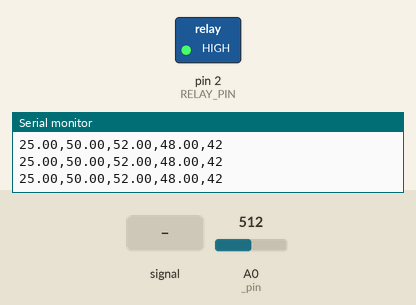
A sketch run on a simulated Arduino Uno, built with avr-gcc and run on an emulated ATmega328P. On the bench: switched loads named in the sketch (green lamp = pin HIGH), the last lines printed to the serial monitor. Inputs (shaded band) come from the test bench; at power-on: A0 (_pin) = 512.

Above: at 1.2 s.
1.3 s: A0 (_pin) fed a 200 Hz sine of ±460 counts around its level
At 3.05 s:
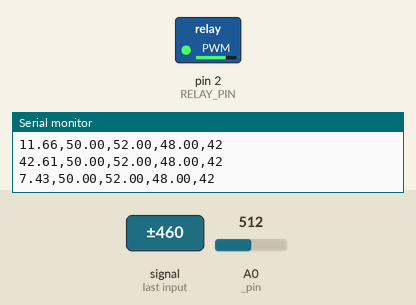
4.3 s: A0 (_pin) set to 122
At 5.5 s:
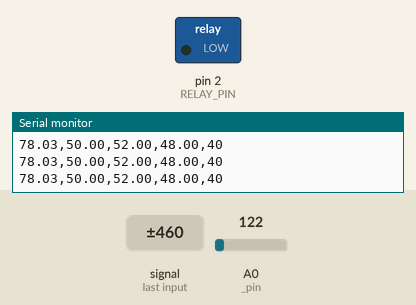
5.8 s: A0 (_pin) set to 276
7.3 s: A0 (_pin) set to 304
At 8.5 s:
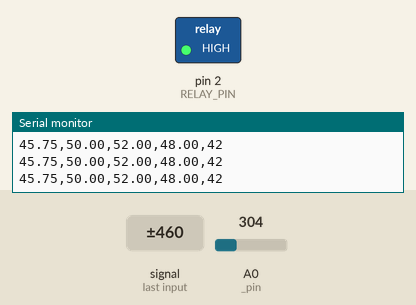
8.8 s: A0 (_pin) fed a 200 Hz sine of ±81 counts around its level
11.8 s: A0 (_pin) set to 511
At 12.3 s:
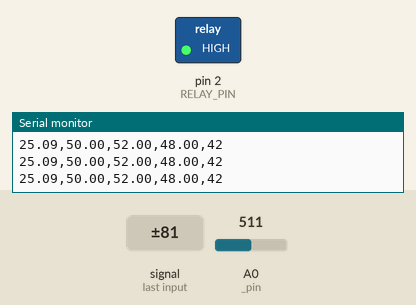
Timing chart, 0 to 14.3 s (numbered marks = the images above; inputs shaded):
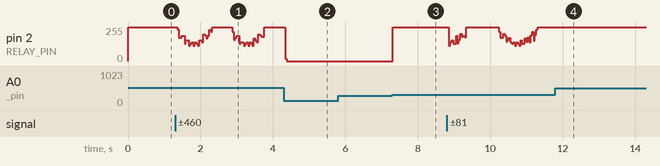

The sketch:

simpleRelay.ino
```cpp
#define THERM_PIN 0
#define RELAY_PIN 2
#define SETPOINT 50.0
#define HYSTER 2

#include "thermistorMinim.h"
// GND --- термистор --- A0 --- 10к --- 5V
thermistor therm(THERM_PIN, 10000, 3950);	// пин, сопротивление, бета-коэффициент

void setup() {
  Serial.begin(9600);
  pinMode(RELAY_PIN, OUTPUT);
}

bool relayState = false;
void regul(float temp) {
  // таймер уже не так сильно нужен
  if (temp < (SETPOINT - HYSTER)) relayState = true;
  else if (temp > (SETPOINT + HYSTER)) relayState = false;

  digitalWrite(RELAY_PIN, relayState);
}

void debug(float temp) {
  static uint32_t tmr;
  if (millis() - tmr > 50) {
    tmr = millis();
    Serial.print(temp);       // фактическая
    Serial.print(',');
    Serial.print(SETPOINT);   // установка
    Serial.print(',');
    Serial.print(SETPOINT + HYSTER); // гистерезис
    Serial.print(',');
    Serial.print(SETPOINT - HYSTER); // гистерезис
    Serial.print(',');
    Serial.println(relayState * 2 + 40); // сост. реле
  }
}

void loop() {
  float temp = therm.getTempAverage();
  regul(temp);
  debug(temp);
}
```

thermistorMinim.h
```cpp
// мини-класс для работы с термисторами по закону Стейнхарта-Харта
// GND --- термистор --- A0 --- 10к --- 5V
#define SAMPLE_AVERAGE 20   // количество чтений для усреднения

class thermistor {
  public:
    thermistor(byte pin, int resistance, int beta, int tempBase = 25, int resistBase = 10000);
    float getTemp();
    float getTempAverage();
  private:
    float computeTemp(int analog);
    byte _pin = 0;
    int _beta = 0;
    int _tempBase = 25;
    int _resistance = 10000;
    int _resistBase = 10000;
};

thermistor::thermistor(byte pin, int resistance, int beta, int tempBase, int resistBase) {
  _pin = pin;
  _beta = beta;
  _tempBase = tempBase;
  _resistBase = resistBase;
  _resistance = resistance;
}

float thermistor::computeTemp(int analog) {
  float temp;
  temp = _resistBase / ((float)1024 / analog - 1);
  temp /= (float)_resistance;                        // (R/Ro)
  temp = log(temp) / _beta;            		// 1/B * ln(R/Ro)
  temp += (float)1.0 / (_tempBase + 273.15);  // + (1/To)
  temp = (float)1.0 / temp - 273.15;    		// инвертируем и конвертируем в градусы по Цельсию
  return temp;
}

float thermistor::getTemp() {
  return computeTemp(analogRead(_pin));
}

float thermistor::getTempAverage() {
  int analogAverage = 0;
  for (byte i = 0; i < SAMPLE_AVERAGE; i++)
    analogAverage += analogRead(_pin);
  analogAverage /= SAMPLE_AVERAGE;
  return computeTemp(analogAverage);
}
```

Measured:
- the behaviour switches between 285 and 286 on A0 (_pin) (found by bisection; images 2 and 3)
- after the input at 7.3 s, pin 2 (RELAY_PIN): 0/255 → 255/255 at once
- after the input at 11.8 s, pin 2 (RELAY_PIN): stops changing and stays 255/255
